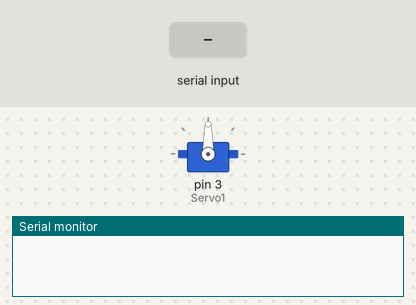
Simulated run of this sketch. Board: Arduino Uno, built with avr-gcc and run on an emulated ATmega328P. On the bench: servo, the last lines printed to the serial monitor. The test bench sets the inputs (shaded band).

Above: at 1.3 s.
1.4 s: "90,45\n" received over Serial
At 2.6 s:
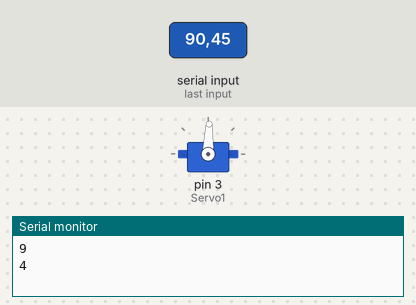
2.9 s: "90\n" received over Serial
At 4.3 s:
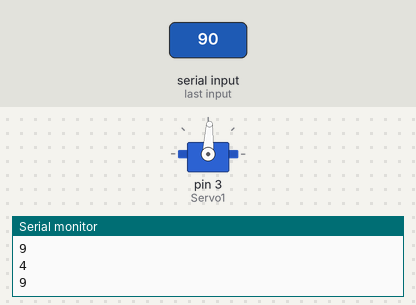
Timing chart, 0 to 5.9 s (numbered marks = the images above; inputs shaded):
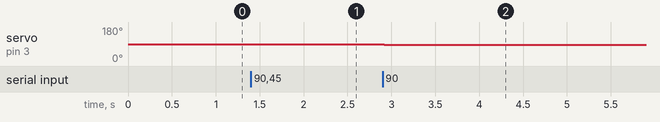

The sketch:

arduino_tracking.ino
```cpp
#include <Servo.h>
int angle = 90;
bool platTest = false;
String Comp;
bool rev = false;
Servo Servo1;

void setup() {
  Servo1.attach(3);
  Serial.begin(115200); // set the baud rate
  delay(100);
}

void loop() {
  if(Serial.available()){ // only send data back if data has been sent
    char inByte1 = Serial.read();
    delay(10);
    char inByte2 = Serial.read();
    delay(10);
    char inByte3 = Serial.read();
    Serial.println(inByte1);
    int pos = ((int)inByte1-48)*100 + ((int)inByte2-48)*10 + ((int)inByte3-48);
    int diff = abs(pos-320);
    float kp = 4.98/320;
    int speed = int(round(diff*kp));
    speed = 1;
    if(pos>350 && angle < 180){
      angle = angle - speed;
    }
    if (pos<290 && angle > 0){
      angle = angle + speed;
    }
  }
  Servo1.write(angle);
}
```

Measured:
- after the input at 1.4 s, servo on pin 3 (Servo1): 90° → 88° at once
- after the input at 2.9 s, servo on pin 3 (Servo1): 88° → 87° at once
